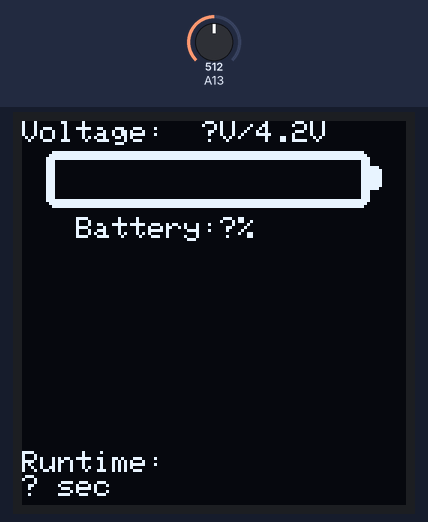
Bench run of a sketch on a simulated Arduino Mega 2560, built with avr-gcc and run on an emulated ATmega2560. Shown: 128×128 one-colour display. Inputs (shaded band) come from the test bench; at power-on: A13 = 512. The display library's start-up logo is not drawn.

Above: at 1.4 s.

The sketch:

voltage_checker_and_timer_SH1107.ino
```cpp
#include <Wire.h>
#include <SPI.h>
#include <Adafruit_GFX.h>
#include <Adafruit_SH110X.h>

#define SCREEN_WIDTH 128
#define SCREEN_HEIGHT 128
#define OLED_RESET -1

Adafruit_SH1107 display = Adafruit_SH1107(SCREEN_WIDTH, SCREEN_HEIGHT, &Wire, OLED_RESET, 1000000, 100000);

const float MAX_ANALOG_VAL = 4095;      //Pin A13 is internally tied to the battery and is associated with the battery voltage.
const float MAX_BATTERY_VOLTAGE = 4.2;  //Realistically, the actual max analog value that will be read will be ~2430

float counter = 0;    //Used to keep track of the runtime
float rawValue;       //These 3 are used to determine the battery percentage and voltage
float voltageLevel;
float batteryFrac;

void setup() {
  Serial.begin(115200);
  delay(250);
  display.begin(0x3C, true);    //Initialization. The AdaFruit splash screen is hardcoded into begin, and using display() followed by a delay and a clear allows for it to show up
  display.display();
  delay(1000);
  display.clearDisplay();
  display.setTextColor(1);
}

void loop() {
  long begin = millis();

  display.clearDisplay();
  showOLEDMsg(counter);                                   //Displays the runtime in seconds
  showBattery(voltageLevel, (batteryFrac * 100));         //Shows the battery voltage and percentage in text
  batteryIndicator(constrain((batteryFrac*100),0,100));   //Shows the filling/depleting battery graphically
  display.display();

  long end = millis();
  float tempdelta = (end-begin);
  float delta = tempdelta/1000;
  counter = (float(millis())/1000) - delta;               //Amended timekeeping solution. Basically allows for counter to increment without taking into account the delta time req to run the code.
}                                                         //Seems accurate, but further testing would help to confirm this

void showOLEDMsg(float time) {                            //Very simple. Prints the runtime in a specific format to a specific position
  display.setTextSize(1);
  display.setCursor(0, 110);
  display.printf("Runtime:\n%.1f sec", time);
}

void showBattery(float voltage, float percent) {          //Logic to determine battery voltage and percentage. Notably, utilizes the constrain func to show a 0-100% correlated to 3.5V-4.2V. Prints the text too.
  rawValue = analogRead(A13);
  voltageLevel = (rawValue/MAX_ANALOG_VAL)*2*1.1*3.3;
  batteryFrac = constrain((voltageLevel-3.5),0,0.7) / (MAX_BATTERY_VOLTAGE-3.5);

  display.setTextSize(1);
  display.setCursor(0, 0);
  display.printf("Voltage:  %.3fV/4.2V\n\n\n\n   Battery:%.2f%%", voltage, percent);
}

void batteryIndicator(float battpercent) {                //Draws shapes to show an empty battery, along with a bar that changes in width depending on the battery percentage
  display.drawRoundRect(8, 10, 108, 19, 3, 1);
  display.fillRoundRect(8, 10, 108, 19, 3, 1);
  display.fillRoundRect(116, 15, 4, 8, 2, 1);
  display.fillRect(116, 15, 3, 8, 1);

  display.fillRect(11, 13, 102, 13, 0);
  display.fillRect(12, 14, int(battpercent), 11, 1);
}
```
